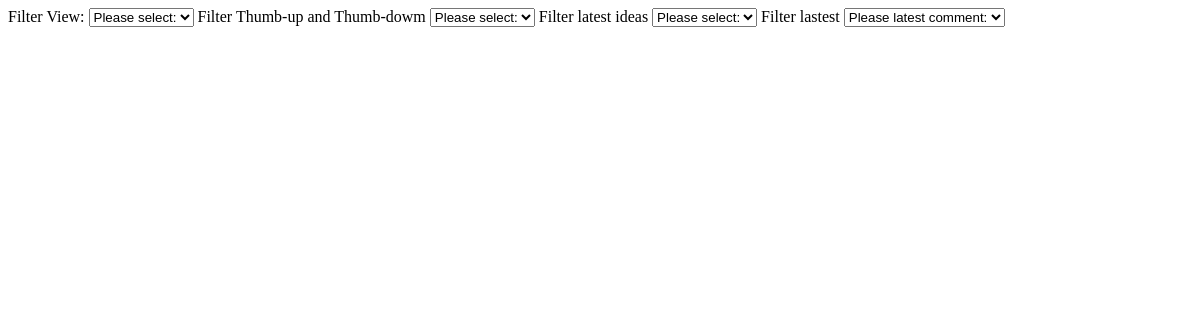
The page /Code/list.php on the database as committed earlier.
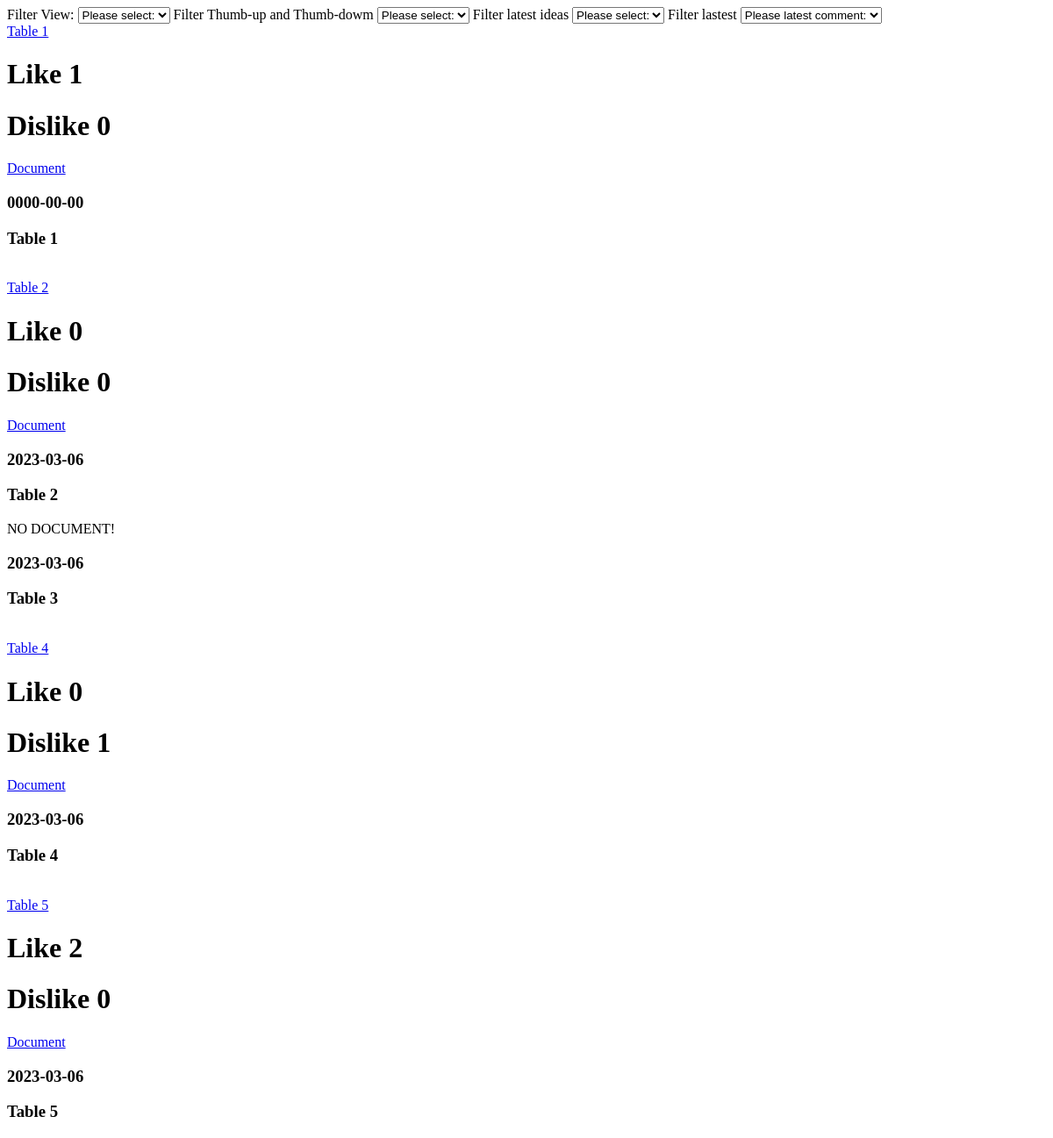
The same page on the database as committed later.
### tables this page shows
CREATE TABLE `idea` (
  `idea_id` int(11) NOT NULL,
  `document_url` varchar(100) NOT NULL,
  `a_status` int(11) NOT NULL,
  `categories_id` int(11) NOT NULL,
  `closeDate` date NOT NULL,
  `finalCloseDate` date NOT NULL,
  `views` int(11) NOT NULL,
  `submitDate` date NOT NULL,
  `user_id` int(11) NOT NULL,
  `description` varchar(255) NOT NULL,
  `title` varchar(255) NOT NULL
);

### Code/list.php (the view, shortened to what this page needs)
<?php
include("header.php");
include("includes/dbConnection.inc.php");
if(isset($_GET['view']))
{
    $sql="SELECT idea.idea_id, idea.document_url,idea.submitDate,idea.title,sum(t_up),sum(t_down) FROM idea
    LEFT JOIN likepost ON idea.idea_id= likepost.idea_id
    group by idea.idea_id ORDER BY views DESC";
}
else if(isset($_GET['tup']))
{
    $sql="SELECT idea.idea_id, idea.document_url,idea.submitDate,idea.title,sum(t_up),sum(t_down) FROM idea
    LEFT JOIN likepost ON idea.idea_id= likepost.idea_id
    group by idea.idea_id ORDER BY t_up DESC";
}
else if (isset($_GET['tdown']))
{
    $sql="SELECT idea.idea_id, idea.document_url,idea.submitDate,idea.title,sum(t_up),sum(t_down) FROM idea
    LEFT JOIN likepost ON idea.idea_id= likepost.idea_id
    group by idea.idea_id ORDER BY t_down DESC";
}
else if(isset($_GET['idea']))
{
    $sql="SELECT idea.idea_id, idea.document_url,idea.submitDate,idea.title,sum(t_up),sum(t_down) FROM idea
    LEFT JOIN likepost ON idea.idea_id= likepost.idea_id
    group by idea.idea_id ORDER BY submitDate DESC";
}
else if (isset($_GET["comment"]))
{
    $sql="SELECT idea.idea_id, idea.document_url,idea.submitDate,idea.title,sum(t_up),sum(t_down) FROM idea
    LEFT JOIN likepost ON idea.idea_id= likepost.idea_id
    LEFT JOIN comment ON idea.idea_id=comment.idea_id
    group by idea.idea_id ORDER BY comment.commentDate DESC";
}
else
{
 $sql="SELECT idea.idea_id, idea.document_url,idea.submitDate,idea.title,sum(t_up),sum(t_down) FROM idea
 LEFT JOIN likepost ON idea.idea_id= likepost.idea_id
 group by idea.idea_id";
}
$result = mysqli_query($conn, $sql);
$resultCheck = mysqli_num_rows($result);
?>
<label>Filter View:</label>
<select
    onchange="this.options[this.selectedIndex].value && (window.location = this.options[this.selectedIndex].value);">
    <option default>Please select:</option>
</select>
<label>Filter Thumb-up and Thumb-dowm</label>
<select
    onchange="this.options[this.selectedIndex].value && (window.location = this.options[this.selectedIndex].value);">
    <option default>Please select:</option>
</select>
<label>Filter latest ideas</label>
<select
    onchange="this.options[this.selectedIndex].value && (window.location = this.options[this.selectedIndex].value);">
    <option default>Please select:</option>
</select>
<label>Filter lastest</label>
<select
    onchange="this.options[this.selectedIndex].value && (window.location = this.options[this.selectedIndex].value);">
    <option default>Please latest comment:</option>
</select>
<?php
if ($resultCheck > 0) {
    while ($row = mysqli_fetch_assoc($result)) {
        $id=$row['idea_id'];
        $url = $row['document_url'];
        $submitDate=$row['submitDate'];
        $title=$row['title'];
        $t_up=$row['sum(t_up)'];
        $t_down=$row['sum(t_down)'];
        if ($url!=="")
        {
            ?>
<br />
<a href="listdetails.php?id=<?php echo $id?>"><?php echo $title?></a>
<br />
<h1>Like
    <?php
if ($t_up==null)
{
$t_up=0;
}
echo $t_up;
?>
</h1>
<h1>Dislike <?php
if ($t_down==null)
{
$t_down=0;
}
echo $t_down?></h1>
<a href=" uploads/<?php echo $url?>">Document</a>
<?php
                        }
                              else{
                                echo "NO DOCUMENT!";
                              }
                ?>
<h3><?php echo $submitDate?></h3>
<h3><?php echo $title ?></h3>
<?php
        }
}
?>
<?php
include("footer.php");
?>

### Code/header.php (shortened to what this page needs)
<!DOCTYPE html>
<html lang="en">
<head>
</head>
<body>

### Code/footer.php
</body>
</html>

Rows that differ between the two databases and show on the page:
added idea: title "Table 1", t_up "1", t_down "0", submitDate "0000-00-00"
added idea: title "Table 2", t_up "0", t_down "0", submitDate "2023-03-06"
added idea: document_url "NO DOCUMENT!", submitDate "2023-03-06", title "Table 3"
added idea: title "Table 4", t_up "0", t_down "1", submitDate "2023-03-06"
added idea: title "Table 5", t_up "2", t_down "0", submitDate "2023-03-06"
